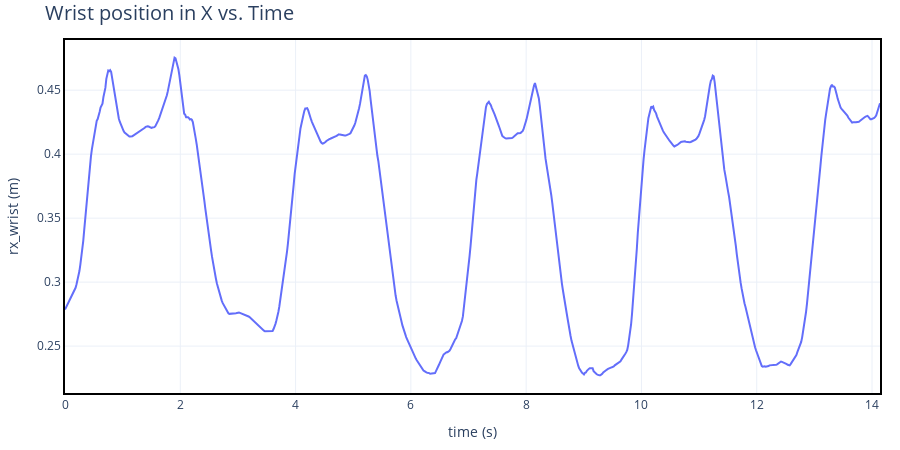

Notebook code for this chart:
### Code cell
show_with_estetica(df['time'], df['rx_wrist'], x_name = 'time (s)', y_name = 'rx_wrist (m)', title = 'Wrist position in X vs. Time')

### Figure 1 — Plotly figure (JSON) as saved in the notebook; plotly's stock layout.template omitted (floating-point values rounded to 4 significant figures; data arrays with more than 128 entries replaced by an {"elided": "..."} marker saying what was removed)
{"data": [{"mode": "lines", "type": "scatter", "x": {"elided": "849 float values"}, "y": {"elided": "849 float values"}}], "layout": {"autosize": false, "height": 450, "legend": {"bgcolor": "rgba(255,255,255,0)", "font": {"size": 18}, "orientation": "v", "x": 1, "xanchor": "right", "y": 0.95, "yanchor": "top"}, "margin": {"b": 20, "l": 20, "r": 20, "t": 40}, "plot_bgcolor": "white", "title": {"font": {"size": 20}, "text": "Wrist position in X vs. Time"}, "width": 900, "xaxis": {"linecolor": "black", "linewidth": 2, "mirror": true, "showgrid": true, "showline": true, "title": {"text": "time (s)"}}, "yaxis": {"linecolor": "black", "linewidth": 2, "mirror": true, "showgrid": true, "showline": true, "title": {"text": "rx_wrist (m)"}}}}
